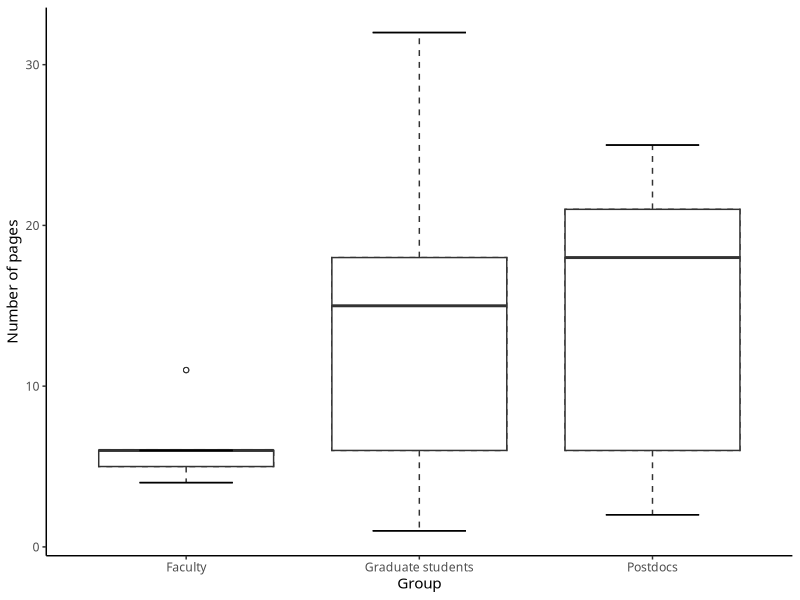

Write R code to recreate this figure. (Note: this script raises an error after producing the figure.)
## ---- chunk 1
knitr::opts_chunk$set(fig.width = 5, fig.height = 5, cache = TRUE)
library(tidyverse)
## ---- chunk 2
Pages <- c(4, 5, 6, 6, 11, 1, 4, 6, 13, 15, 15, 18, 19,
             32, 2, 4, 6, 13, 18, 18, 21, 21, 25)
Group <- c(rep("Faculty", 5), rep("Graduate students", 9), rep("Postdocs", 9))

dados <- as.data.frame(Pages)
dados$Group <- factor(Group, levels = c("Faculty", "Graduate students", "Postdocs"))

g1 <- ggplot(dados, aes(x = Group, y = Pages)) +
  geom_boxplot(linetype = "dashed", outlier.shape = 1) +
  stat_boxplot(aes(ymin = ..lower.., ymax = ..upper..), outlier.shape = 1) +
  stat_boxplot(geom = "errorbar", aes(ymin = ..ymax..), width = 0.4) +
  stat_boxplot(geom = "errorbar", aes(ymax = ..ymin..), width = 0.4) +
  labs(y = "Number of pages") +
  theme_classic() +
  theme(text = element_text(family = "Nunito"))

ggsave(plot = g1, "g1.png", width = 3.4, height = 2.8, dpi = 400)
## ---- chunk 3
knitr::include_graphics("g2.png")
## ---- chunk 4
knitr::include_graphics("g3.png")
## ---- chunk 5
knitr::include_graphics("g4.png")
## ---- chunk 6
knitr::include_graphics("g5.png")
## ---- chunk 7
df <- c(24, 24, 25, 25, 27, 30, 32, 32, 35, 43)
df <- as.data.frame(df)

g6 <- ggplot(df, aes(x = "", y = df)) +
  geom_errorbar(stat = "boxplot", width = 0.3) +
  geom_boxplot(outlier.shape = 1, width = 0.6) +
  scale_y_continuous(breaks = seq(24, 44, by = 2)) +
  labs(y = "Age (years)", x = NULL) +
  theme_classic() +
  theme(text = element_text(family = "Nunito"),
        axis.ticks.x = element_blank(),
        panel.grid.major.y = element_line(color = "grey90"))

ggsave(plot = g6, "g6.png", width = 2, height = 2.8, dpi = 400)

knitr::include_graphics("g6.png")
## ---- chunk 8
knitr::include_graphics("g7.png")
## ---- chunk 9
knitr::include_graphics("g6.png")
## ---- chunk 10
g8 <- ggplot(df, aes(x = "", y = df)) +
  geom_errorbar(stat = "boxplot", width = 0.3) +
  geom_boxplot(outlier.shape = 1, width = 0.6) +
  scale_y_continuous(breaks = seq(24, 44, by = 2)) +
  labs(y = "Age (years)", x = NULL) +
  coord_flip() +
  theme_classic() +
  theme(text = element_text(family = "Nunito"),
        axis.ticks.y = element_blank(),
        panel.grid.major.x = element_line(color = "grey90"))

ggsave(plot = g8, "g8.png", height = 2, width = 2.8, dpi = 400)

knitr::include_graphics("g8.png")
## ---- chunk 11
knitr::include_graphics("g1.png")
## ---- chunk 12
dados <- c(24, 23, 25, 25, 25, 25, 32, 32, 35, 37)

dados <- as.data.frame(dados)

g9 <- ggplot(dados, aes(y = dados)) +
  geom_errorbar(stat = "boxplot", width = 0.4) +
  geom_boxplot(outlier.shape = 1, outlier.size = 2.5,
               fill = "grey85") +
  labs(y = "Age (years)") +
  coord_cartesian(xlim = c(-0.5,0.5)) +
  theme_classic() +
  theme(axis.text.x = element_blank(),
        axis.ticks.x = element_blank(),
        text = element_text(family = "Nunito"))

ggsave(plot = g9, "g9.png", height = 2.8, width = 2.3, dpi = 400)

knitr::include_graphics("g9.png")
## ---- chunk 13
dados <- c(22, 22, 25, 25, 25, 25, 34, 34, 34, 34)

dados <- as.data.frame(dados)

g10 <- ggplot(dados, aes(y = dados)) +
  geom_errorbar(stat = "boxplot", width = 0.4) +
  geom_boxplot(outlier.shape = 1, outlier.size = 2.5,
               fill = "grey85") +
  labs(y = "Age (years)") +
  coord_cartesian(xlim = c(-0.5,0.5)) +
  theme_classic() +
  theme(axis.text.x = element_blank(),
        axis.ticks.x = element_blank(),
        text = element_text(family = "Nunito"))

ggsave(plot = g10, "g10.png", height = 2.8, width = 2.3, dpi = 400)

knitr::include_graphics("g10.png")
## ---- chunk 14
knitr::include_graphics("g1.png")
## ---- chunk 15
Pages <- c(4, 5, 6, 6, 11, 1, 4, 6, 13, 15, 15, 18, 19,
             32, 2, 4, 6, 13, 18, 18, 21, 21, 25)
Group <- c(rep("Faculty", 5), rep("Graduate students", 9), rep("Postdocs", 9))

data <- as.data.frame(list(Pages = Pages, Group = Group))
data$Group <- factor(Group, levels = c("Faculty", "Graduate students", "Postdocs"))


g11 <- ggplot(data, aes(x = Group, y = Pages)) +
  geom_errorbar(stat = "boxplot", width = 0.3) +
  geom_boxplot(outlier.shape = 1, fill = "grey95") +
  labs(y = "Number of pages") +
  theme_classic()

ggsave(plot = g11, "g11.png", height = 2.5, width = 3.4, dpi = 400)
## ---- chunk 16
knitr::include_graphics("g11.png")
